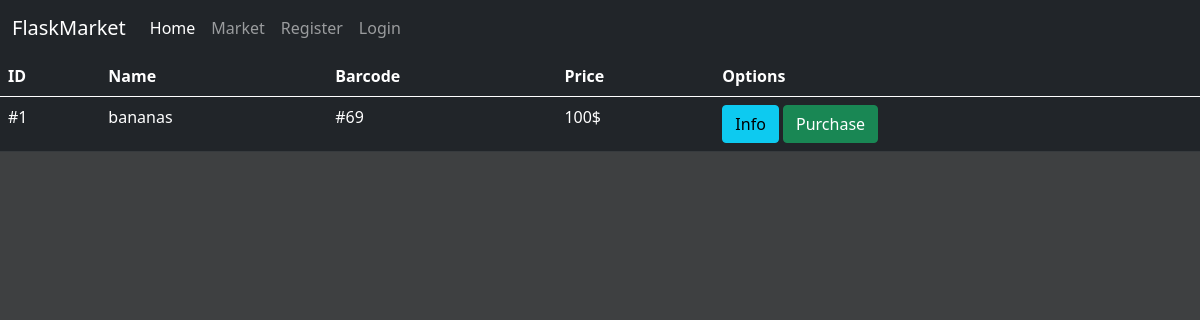
/market, run on an earlier commit of the app's database.
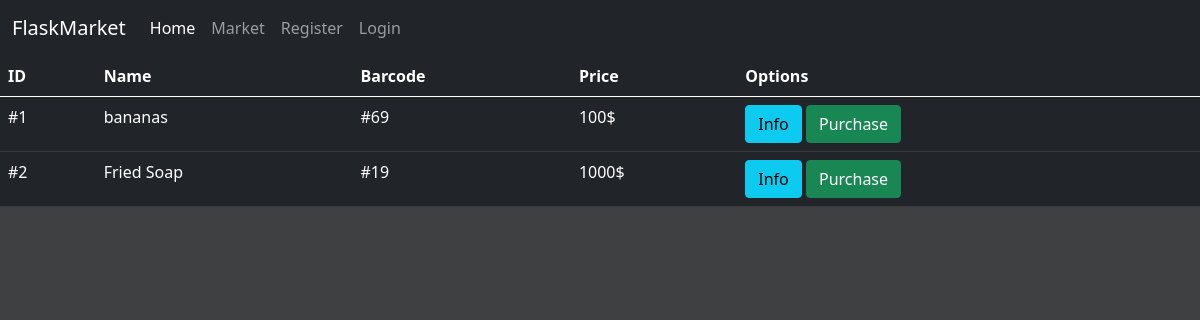
And on a later commit of the database.
### market/models.py (models this page shows)
class Item(db.Model):
    id = db.Column(db.Integer(), primary_key=True)
    name = db.Column(db.String(length=30), nullable=False, unique=True)
    barcode = db.Column(db.String(length=12), nullable=False, unique=True)
    price = db.Column(db.Integer(), nullable=False)
    description = db.Column(db.String(length=1024), nullable=False)
    owner = db.Column(db.Integer(), db.ForeignKey("user.id"))

### market/routes.py (the view)
@app.route("/market")
def market_page():
    items = Item.query.all()
    return render_template("market.html", items=items)

### market/templates/market.html (shortened to what this page needs)
{% extends "base.html" %}
{% block content %}
      <table class="table table-hover table-dark">
        <thead>
          <tr>
            <th scope="col">ID</th>
            <th scope="col">Name</th>
            <th scope="col">Barcode</th>
            <th scope="col">Price</th>
            <th scope="col">Options</th>
          </tr>
        </thead>
        <tbody>
            {% for item in items %}
            <tr>
                <td>#{{ item.id }}</td>
                <td>{{ item.name }}</td>
                <td>#{{ item.barcode }}</td>
                <td>{{ item.price }}$</td>
                <td>
                    <button type="button" class="btn btn-info">Info</button>
                    <button type="button" class="btn btn-success">Purchase</button>
                </td>
            </tr>
            {% endfor %}
        </tbody>
      </table>
{% endblock %}

### market/templates/base.html (shortened to what this page needs)
<!DOCTYPE html>
<html lang="en">
<head>
    <link href="https://cdn.jsdelivr.net/npm/bootstrap@5.1.0/dist/css/bootstrap.min.css" rel="stylesheet">
</head>
<body style="background-color:rgb(62, 64, 65);">
    <nav class="navbar navbar-expand-md navbar-dark bg-dark">
        <div class="container-fluid">
          <a class="navbar-brand" href="/">FlaskMarket</a>
          <div class="collapse navbar-collapse" id="navbarSupportedContent">
            <ul class="navbar-nav me-auto mb-2 mb-lg-0">
              <li class="nav-item">
                <a class="nav-link active" aria-current="page" href="/">Home</a>
              </li>
              <li class="nav-item">
                <a class="nav-link" href="/market">Market</a>
              </li>
              <li class="nav-item">
                <a class="nav-link" href="/register">Register</a>
              </li>
              <li class="nav-item">
                <a class="nav-link" href="/login">Login</a>
              </li>
            </ul>
          </div>
        </div>
      </nav>
      {% block content %}
      {% endblock %}
</body>
</html>

What changed in the data, as far as the page shows it:
added Item: id "2", name "Fried Soap", barcode "19", price "1000"
